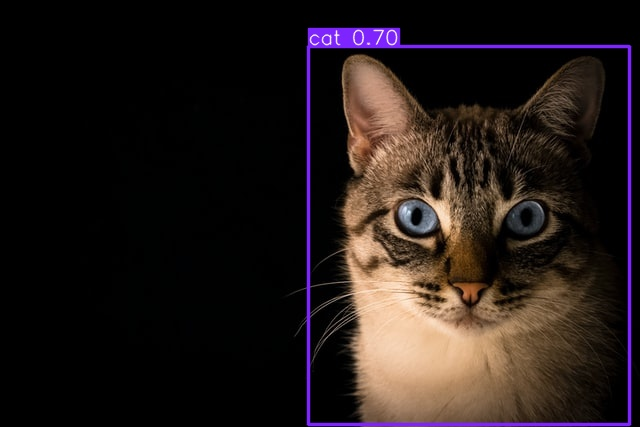
#> input picture opencv/yolo/object_id/runs/detect/predict-2/cat.jpg, 640 x 427 px, found by its file name
$ python drawShapes.py
#> lines starting #> are read from the running program, lines starting #| are printed output that depends on the picture
"""
https://www.youtube.com/watch?v=oXlwWbU8l2o
https://github.com/jasmcaus/opencv-course/blob/master/Section%20%231%20-%20Basics/draw.py
https://github.com/jasmcaus/opencv-course
20:22   31:38
"""

import getpass
import numpy as np
import cv2 as cv

file_name = 'cat.jpg'


def readImagePath():
    BASE_FOLDER = 'C:/Users/' + getpass.getuser()
    BASE_FOLDER = BASE_FOLDER + '/Pictures/Saved Pictures/'
    path = BASE_FOLDER

    return path+file_name

def rescaleFrame(frame, scale = 0.75):
    width  = int(frame.shape[1] * scale)
    height = int(frame.shape[0] * scale)
    dimensions = (width, height)
    resiz = cv.resize(frame, dimensions, interpolation=cv.INTER_AREA)
    return resiz

file_path = readImagePath()
print("readImagePath  ", file_path)


blank = np.zeros((500,500,3), dtype='uint8')
# 1. Paint the image a certain colour
blank[200:300, 300:400] = 0,0,255

# 2. Draw a Rectangle
cv.rectangle(blank, (0,0), (blank.shape[1]//2, blank.shape[0]//2), (0,255,0), thickness=6)
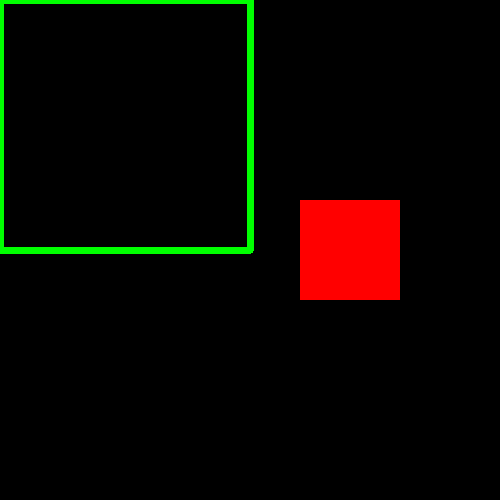
#> blank: shape (500, 500, 3); mean of channels 0, 1, 2 0, 5.6, 10.2; drawn as B, G, R

# 3. Draw A circle
cv.circle(blank, (blank.shape[1]//2, blank.shape[0]//2), 40, (0,126,255), thickness=-1)

# 4. Draw a line
cv.line(blank, ( 0,250), (300,400), (255,255,255), thickness=3)


# 5. Write text
cv.putText(blank, 'Hello, my name is Jason!!!', (0,225), cv.FONT_HERSHEY_TRIPLEX, 1.0, (0,255,0), 2)
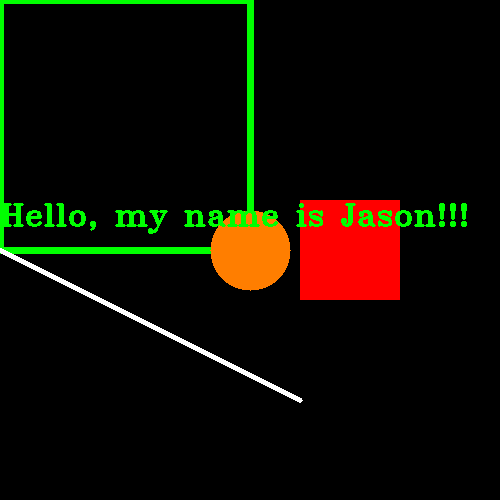
#> blank: shape (500, 500, 3); mean of channels 0, 1, 2 1.7, 13, 15.7; drawn as B, G, R


cv.imshow("Blank",blank)
img = cv.imread(file_path)
#> img is the input picture: shape (427, 640, 3); mean B, G, R 24.7, 26.3, 35.5
cv.imshow("cat",img)
cv.waitKey(0)
